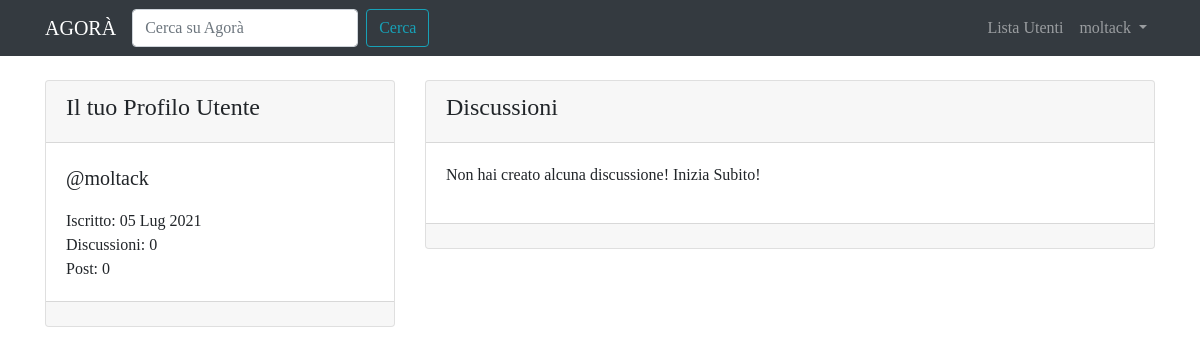
/user/moltack/ (signed in), run on an earlier commit of the app's database.
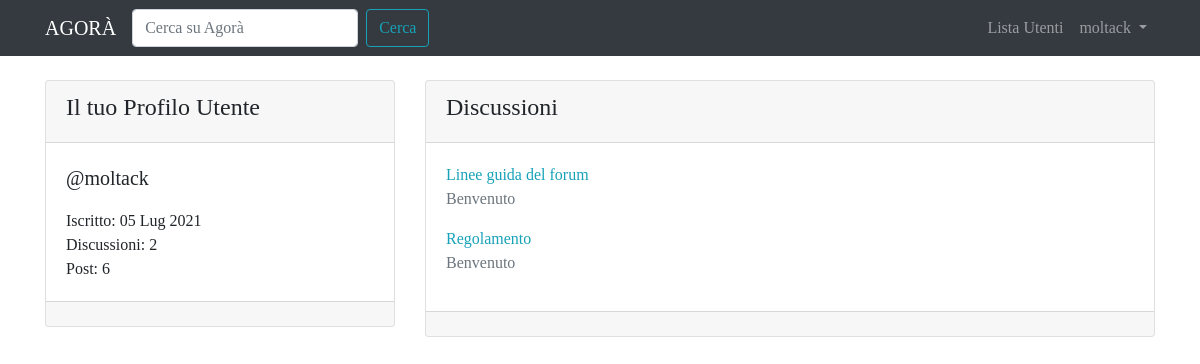
And on a later commit of the database.
### forum/models.py (models this page shows, shortened)
class BaseModel(models.Model):
    objects = models.Manager()
    class Meta:
        abstract = True

class Discussion(BaseModel):
    title = models.CharField(max_length=120)
    creation_date = models.DateTimeField(auto_now_add=True)
    discussion_author = models.ForeignKey(User, on_delete=models.CASCADE, related_name='discussions')
    discussion_section = models.ForeignKey(Section, on_delete=models.CASCADE)
    def get_absolute_url(self):
        return reverse('discussion_view', kwargs={'pk': self.pk})
    class Meta:
        verbose_name = 'Discussione'
        verbose_name_plural = 'Discussioni'
        ordering = ['creation_date']

class Section(BaseModel):
    name = models.CharField(max_length=80)
    description = models.CharField(max_length=150, blank=True, null=True)
    logo = models.ImageField(blank=True, null=True, default='image_empty.png')
    def __str__(self):
        return self.name
    class Meta:
        verbose_name = 'Sezione'
        verbose_name_plural = 'Sezioni'
        ordering = ['name']

### core/views.py (the view)
# urls.py: path('user/<slug:username>/', views.user_profile_view, name='user_profile'),
def user_profile_view(request, username):
    user = get_object_or_404(User, username=username)
    user_discussions = Discussion.objects.filter(discussion_author=user).order_by('-pk')
    context = {
        'user': user,
        'user_discussions': user_discussions
    }
    return render(request, "core/user_profile_it.html", context)

### core/templates/core/user_profile_it.html (shortened to what this page needs)
{% extends 'base.html' %}
{% block content %}
  <div class="row mt-3">
    <div class="col-lg-4 col-12">
      <div class="card my-2">
        <div class="card-header">
          <h4>{% if request.user == user %}Il tuo {% endif %} Profilo Utente</h4>
        </div>
        <div class="card-body">
          <p class="lead">@{{ user }}</p>
          <p class="mb-0">Iscritto: {{ user.date_joined|date:'d M Y' }}</p>
          <p class="mb-0">Discussioni: {{ user.discussions.count }}</p>
          <p class="mb-0">Post: {{ user.posts.count }}</p>
        </div>
        <div class="card-footer"></div>
      </div>
    </div>
    <div class="col-lg-8 col-12">
      <div class="card my-2">
        <div class="card-header">
          <h4>Discussioni</h4>
        </div>
        <div class="card-body">
          {% for discussion in user_discussions %}
            <a href="{{ discussion.get_absolute_url }}">{{ discussion.title }}</a>
            <p class="text-muted">{{ discussion.discussion_section }}</p>
          {% empty %}
            {% if request.user != user %}
              <p>{{ user }} non ha creato alcuna discussione!</p>
            {% else %}
              <p>Non hai creato alcuna discussione! Inizia Subito!</p>
            {% endif %}
          {% endfor %}
        </div>
        <div class="card-footer"></div>
      </div>
    </div>
  </div>
{% endblock %}

### templates/base.html (shortened to what this page needs)
{% load static %}
<!doctype html>
<html lang="it">
  <head>
    <link rel="stylesheet" href="https://cdn.jsdelivr.net/npm/bootstrap@4.6.0/dist/css/bootstrap.min.css">
    <link rel="stylesheet" href="{% static 'css/agora.css' %}">
  </head>
  <body>
    <nav class="navbar navbar-expand-lg navbar-dark bg-dark">
      <div class="container">
        <a class="navbar-brand" href="/">AGORÀ</a>
        <div class="collapse navbar-collapse" id="navbarSupportedContent">
          <form class="form-inline my-2 my-lg-0" action="{% url 'search_bar' %}">
            <input name="search" class="form-control mr-sm-2" type="search" placeholder="Cerca su Agorà" aria-label="Search">
            <button class="btn btn-outline-info my-2 my-sm-0" type="submit">Cerca</button>
          </form>
          <ul class="navbar-nav ml-auto">
            <li class="nav-item">
              <a class="nav-link" href="{% url 'users_list' %}">Lista Utenti <span class="sr-only">(current)</span></a>
            </li>
            {% if request.user.is_authenticated %}
              <li class="nav-item dropdown">
                <a class="nav-link dropdown-toggle" href="#" id="navbarDropdown" role="button" data-toggle="dropdown" aria-haspopup="true" aria-expanded="false">
                  {{ request.user.username }}
                </a>
              </li>
            {% endif %}
          </ul>
        </div>
      </div>
    </nav>
    <div class="container">
      {% block content %}
      {% endblock %}
    </div>
  </body>
</html>

What changed in the data, as far as the page shows it:
added Discussion: title "Linee guida del forum", discussion_section "Benvenuto"
added Discussion: title "Regolamento", discussion_section "Benvenuto"
Also different on the page:
{{ user.discussions.count }}: "0" → "2"
{{ user.posts.count }}: "0" → "6"
text no longer shown: "Non hai creato alcuna discussione! Inizia Subito!"
